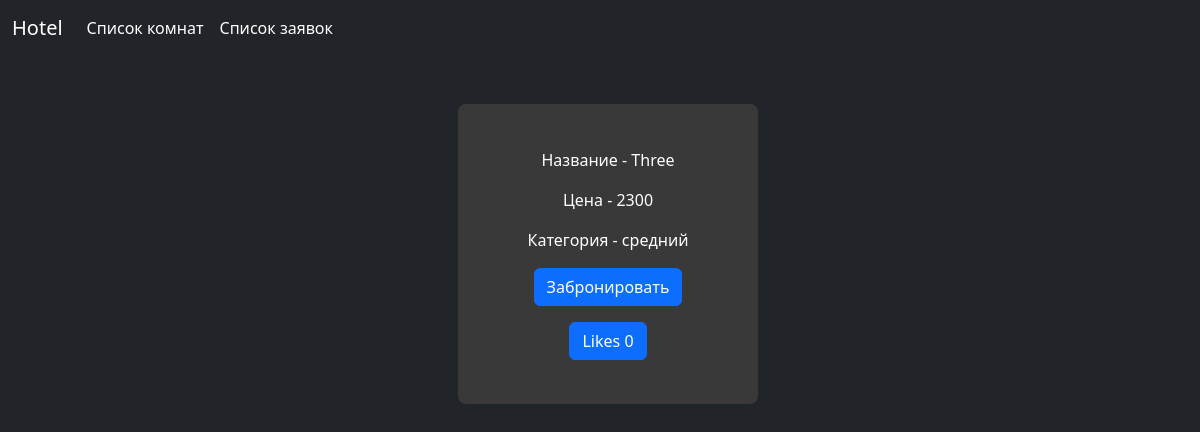
The app's page /room_detail/Three/ with its own data.
### Hotel_Admin/models.py (models this page shows, shortened)
class Rooms(models.Model):
    id = models.IntegerField(primary_key=True)
    title = models.CharField(max_length=50)
    categorys = (("cheap", "дешевый"), ("middle", "средний"), ("expensive", "дорогой"))
    category = models.CharField(choices=categorys, max_length=50, null=True)
    slug = models.SlugField()
    price = models.PositiveIntegerField()
    reserved = models.BooleanField(default=False)
    is_hidden = models.BooleanField(default=False)
    likes = models.PositiveIntegerField()

### Hotel_Client/views.py (the view, shortened to what this page needs)
# urls.py: path('room_detail/<slug:slug>/', ShowRoomDetailPage.as_view(), name='room_detail'),
class ShowRoomDetailPage(DetailView):
    model = Rooms
    template_name = 'room_detail.html'
    context_object_name = 'room'
    slug_field = 'slug'
    def get_context_data(self, **kwargs):
        context = super().get_context_data(**kwargs)
        context['ApplicationAmount'] = RoomApplication.objects.count()
        return context

### Templates/room_detail.html (shortened to what this page needs)
<!DOCTYPE html>
<html lang="en">
<head>
    <link href="https://cdn.jsdelivr.net/npm/bootstrap@5.3.1/dist/css/bootstrap.min.css" rel="stylesheet">
</head>
<body class="bg-dark text-white">
    <div class="cover-container d-flex w-100 h-100  mx-auto flex-column">
    <nav style="width: 100%;" class="navbar navbar-expand navbar-dark bg-dark" aria-label="Second navbar example">
        <div class="container-fluid">
          <a class="navbar-brand" href="{% url 'index'%}" >Hotel</a>
          <div class="collapse navbar-collapse">
            <ul class="navbar-nav me-auto">
             <li class="nav-item">
                <a class="nav-link active" aria-current="page" href="{% url 'rooms'%}">Список комнат</a>
              </li>
              {% if ApplicationAmount > 0 %}
              <li class="nav-item">
                <a class="nav-link active" aria-current="page" href="{% url 'applications'%}">Список заявок</a>
              </li>
              {% endif %}
            </ul>
          </div>
        </div>
      </nav>
    </div>
    <div class="d-flex flex-wrap justify-content-center align-items-center mb-3 mt-5">
        {% if room.is_hidden == False and room.reserved == False %}
        <div class="rounded-3 ms-3 d-flex flex-column justify-content-center align-items-center" style="width: 300px; background-color: rgb(57, 57, 57); height: 300px; color: white;">
            <p>Название - {{room.title}}</p>
            <p>Цена - {{room.price}}</p>
            <p>Категория - {{room.get_category_display}}</p>
            <a href="{% url 'reservation' room.slug %}" class="btn btn-primary">Забронировать</a>
            <form method="post">
                <button class="btn btn-primary mt-3" type="submit">Likes {{room.likes}}</button>
            </form>
        </div>
        {% else %}
        <meta http-equiv="refresh" content="0; URL={% url 'rooms' %}">
        {% endif %}
    </div>
</body>
</html>

### records on screen
Rooms: title "Three", price "2300", category "средний", likes "0"
